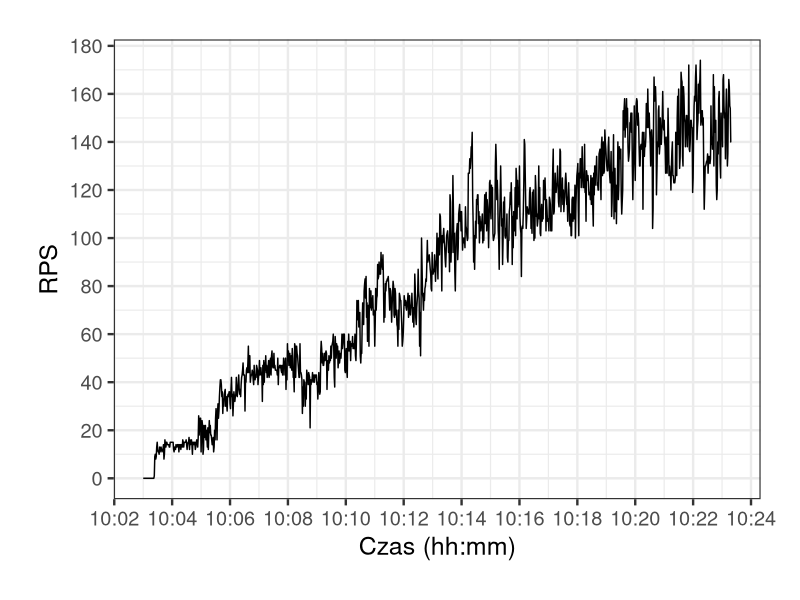

Write the R code that produced this figure.
library("ggplot2")
library("scales")

png(filename="azure-http-rps.png", width=800, height=600)

dat = read.csv("rps.csv")
dat$time = as.POSIXct(dat$time, format = "%Y-%m-%dT%H:%M:%SZ")

ggplot(data=dat, aes(time)) +
geom_line(aes(y = rps)) +
theme_bw(base_size=18) + theme(plot.margin = unit(c(1,1,1,1), "cm")) +
scale_x_datetime(labels = date_format("%H:%M"), breaks = pretty_breaks(n=10)) +
scale_y_continuous(breaks=pretty_breaks(n=10)) +
labs(x = "Czas (hh:mm)", y = "RPS")

